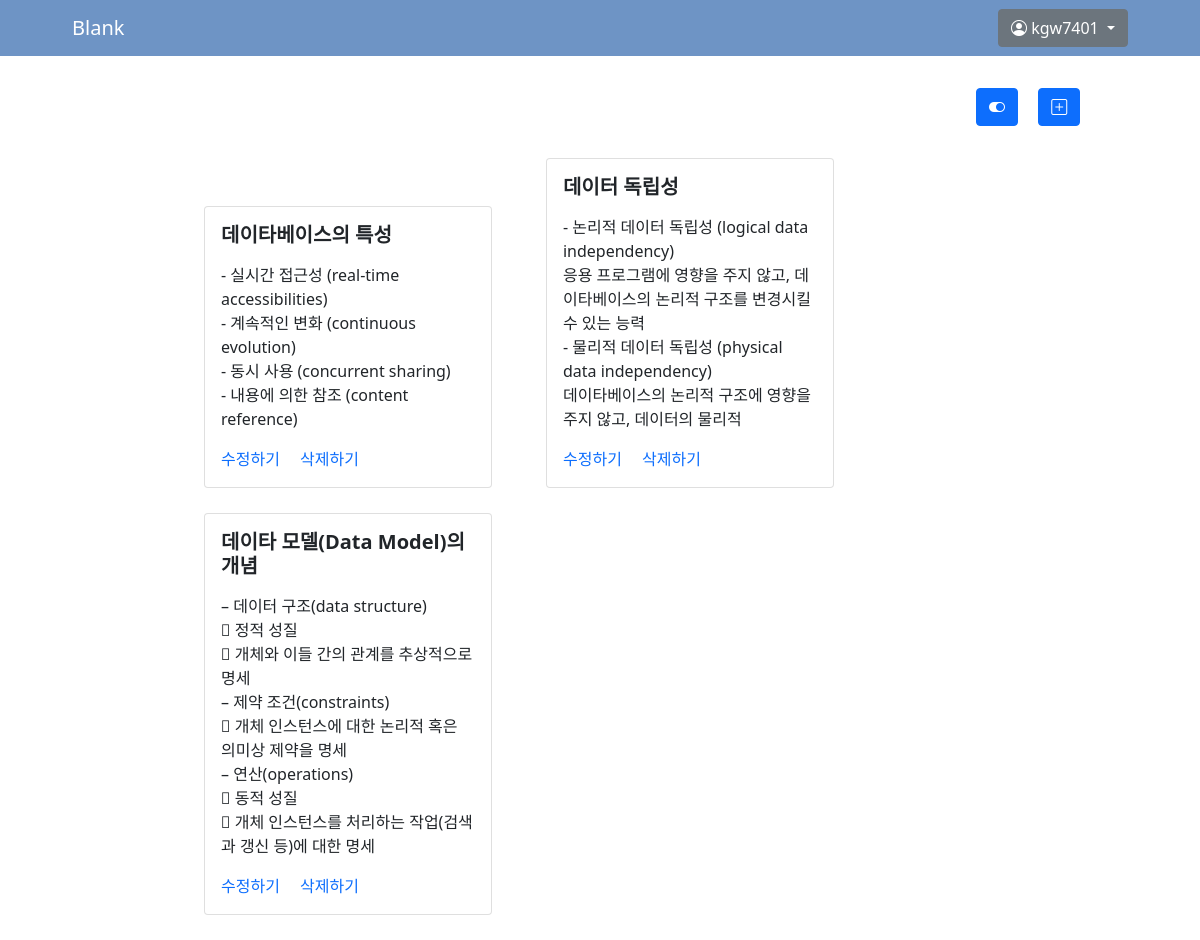
The app's page /blank/1/ (signed in) with its own data.
### blank_app/models.py (models this page shows, shortened)
class BlankContent(models.Model):
    refer = models.TextField()
    memo = models.TextField()
    new_blank = models.ForeignKey('NewBlank', on_delete=models.CASCADE, related_name='blankcontent')

### blank_app/views.py (the view)
# urls.py: path('blank/<int:pk>/', BlankDetail.as_view(), name='blank_detail'),
class BlankDetail(LoginRequiredMixin, DetailView):
    model = NewBlank
    template_name = 'blank_app/blank_detail.html'
    context_object_name = 'blank'

### templates/blank_app/blank_detail.html (shortened to what this page needs)
{% extends 'base.html' %}
    {% block content %}
        <div class="top">
            <div class="blank_content_create_button">
                <a href="{% url 'blank_update2' blank.id %}" class="btn btn-primary">
                    <i class="bi bi-toggle-on"></i>
                </a>
            </div>
            <div class="blank_content_create_button">
                <a href="{% url 'blank_content_create' blank.id %}" class="btn btn-primary">
                    <i class="bi bi-plus-square"></i>
                </a>
            </div>
        </div>
        <div class="row">
        <div class="col-sm-2"></div>
            <div class="col-sm-10">
                {% for blankcontent in blank.blankcontent.all %}
                <div class="card" style="width: 18rem;">
                    <div class="card-body">
                        <h5 class="card-title">{{ blankcontent.refer }}</h5>
                        {% if not blank.blank_on_off %}
                        <p class="card-text">{{ blankcontent.memo|linebreaks }}</p>
                        {% endif %}
                        <a href="{% url 'blank_content_update' blankcontent.id %}" class="card-link">수정하기</a>
                        <a href="{% url 'blank_content_delete' blankcontent.id %}" class="card-link">삭제하기</a>
                    </div>
                </div>
                {% endfor %}
            </div>
        </div>
    {% endblock %}

### templates/base.html (shortened to what this page needs)
{% load static %}
<!DOCTYPE html>
<html lang="en">
<head>
    <link href="https://cdn.jsdelivr.net/npm/bootstrap@5.0.2/dist/css/bootstrap.min.css" rel="stylesheet">
    <link rel="stylesheet" href="https://cdn.jsdelivr.net/npm/bootstrap-icons@1.5.0/font/bootstrap-icons.css">
    <link rel="stylesheet" href="{% static 'css/base.css' %}">
</head>
<body>
    <header class="navbar">
        <div class="container-fluid">
            <a class="navbar-brand" href="/">Blank</a>
            {% if request.user.is_authenticated %}
            <div class="dropdown">
                <button class="btn btn-secondary dropdown-toggle" type="button" id="dropdownMenuButton" data-bs-toggle="dropdown" aria-expanded="false">
                    <i class="bi-person-circle"></i>
                    {{ request.user }}
                </button>
            </div>
            {% endif %}
        </div>
    </header>
    {% block content %}
    {% endblock %}
</body>
</html>

### static/css/base.css (style rules this page uses)
.navbar { background-color: rgb(110,148,197); padding-left: 5%; padding-right: 5%; }
.navbar-brand { color: white; }
.card { display: inline-block; margin-right: 5%; margin-bottom: 2.5%; width: 17rem; }
.card-title { font-weight: bold; }
.card a { text-decoration: none; }
.top { margin-left: 80%; margin-top: 2rem; margin-bottom: 2rem; }
.blank_content_create_button { display: inline-block; margin-left: 1rem; }

### records on screen
BlankContent: refer "데이타베이스의 특성", memo "- 실시간 접근성 (real-time accessibilities) - 계속적인 변화 (continuous evolution) - 동시 사용 (concurrent sharing) - 내용에 의한 참조 (content reference)"
BlankContent: refer "데이터 독립성", memo "- 논리적 데이터 독립성 (logical data independency) 응용 프로그램에 영향을 주지 않고, 데이타베이스의 논리적 구조를 변경시킬 수 있는 능력 - 물리적 데이터 독립성 (physical data independency) 데이타베이스의 논리적 구조에 영향을 주지 않고, 데이터의 물리적"
BlankContent: refer "데이타 모델(Data Model)의 개념", memo "– 데이터 구조(data structure)  정적 성질  개체와 이들 간의 관계를 추상적으로 명세 – 제약 조건(constraints)  개체 인스턴스에 대한 논리적 혹은 의미상 제약을 명세 – 연산(operations)  동적 성질  개체 인스턴스를 처리하는 작업(검색과 갱신 등)에 대한 명세"

### other values on screen
{{ request.user }} "kgw7401"
